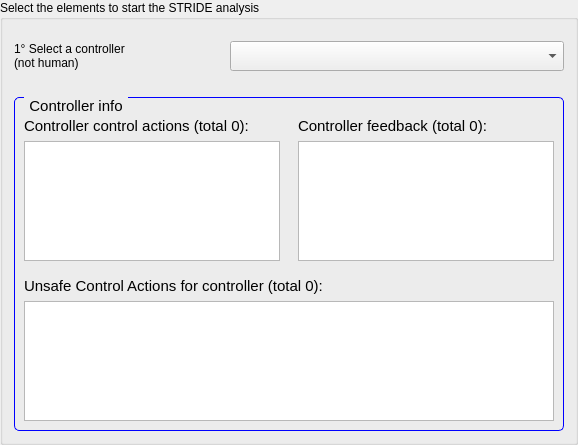
             <widget class="QGroupBox" name="groupBox_11">
              <property name="title">
               <string>Select the elements to start the STRIDE analysis</string>
              </property>
              <layout class="QGridLayout" name="gridLayout_46">
               <item row="0" column="0">
                <layout class="QHBoxLayout" name="horizontalLayout_81">
                 <property name="topMargin">
                  <number>10</number>
                 </property>
                 <item>
                  <widget class="QLabel" name="label_77">
                   <property name="minimumSize">
                    <size>
                     <width>210</width>
                     <height>0</height>
                    </size>
                   </property>
                   <property name="maximumSize">
                    <size>
                     <width>100</width>
                     <height>16777215</height>
                    </size>
                   </property>
                   <property name="text">
                    <string>1° Select a controller
(not human)</string>
                   </property>
                  </widget>
                 </item>
                 <item>
                  <widget class="QComboBox" name="combobox_stride_controller">
                   <property name="minimumSize">
                    <size>
                     <width>0</width>
                     <height>30</height>
                    </size>
                   </property>
                   <property name="focusPolicy">
                    <enum>Qt::TabFocus</enum>
                   </property>
                   <property name="contextMenuPolicy">
                    <enum>Qt::DefaultContextMenu</enum>
                   </property>
                   <property name="toolTip">
                    <string>This list contains all controllers that are NOT HUMAN</string>
                   </property>
                  </widget>
                 </item>
                </layout>
               </item>
               <item row="1" column="0">
                <layout class="QHBoxLayout" name="horizontalLayout_70">
                 <property name="topMargin">
                  <number>20</number>
                 </property>
                 <item>
                  <widget class="QGroupBox" name="groupBox_25">
                   <property name="styleSheet">
                    <string notr="true">QGroupBox {
    border: 1px solid blue;
    border-radius: 5px;
    margin-top: 0.5em;
    font-size: 15px;
}

QGroupBox::title {
    subcontrol-origin: margin;
    left: 10px;
    padding: 0 3px 0 3px;
}</string>
                   </property>
                   <property name="title">
                    <string>Controller info</string>
                   </property>
                   <layout class="QGridLayout" name="gridLayout_26">
                    <item row="0" column="0">
                     <layout class="QHBoxLayout" name="horizontalLayout_41">
                      <property name="topMargin">
                       <number>10</number>
                      </property>
                      <item>
                       <layout class="QVBoxLayout" name="verticalLayout_40">
                        <property name="rightMargin">
                         <number>6</number>
                        </property>
                        <item>
                         <widget class="QLabel" name="lbl_stride_act">
                          <property name="font">
                           <font>
                            <pointsize>11</pointsize>
                           </font>
                          </property>
                          <property name="text">
                           <string>Controller control actions (total 0):</string>
                          </property>
                         </widget>
                        </item>
                        <item>
                         <widget class="QListWidget" name="listwidget_stride_act">
                          <property name="minimumSize">
                           <size>
                            <width>0</width>
                            <height>120</height>
                           </size>
                          </property>
                          <property name="maximumSize">
                           <size>
                            <width>16777215</width>
                            <height>120</height>
                           </size>
                          </property>
                          <property name="font">
                           <font>
                            <pointsize>11</pointsize>
                           </font>
                          </property>
                          <property name="autoFillBackground">
                           <bool>false</bool>
                          </property>
                          <property name="alternatingRowColors">
                           <bool>true</bool>
                          </property>
                          <property name="wordWrap">
                           <bool>true</bool>
                          </property>
                         </widget>
                        </item>
                       </layout>
                      </item>
                      <item>
                       <layout class="QVBoxLayout" name="verticalLayout_41">
                        <property name="leftMargin">
                         <number>6</number>
                        </property>
                        <item>
                         <widget class="QLabel" name="lbl_stride_var">
                          <property name="font">
                           <font>
                            <pointsize>11</pointsize>
                           </font>
                          </property>
                          <property name="text">
                           <string>Controller feedback (total 0):</string>
                          </property>
                         </widget>
                        </item>
                        <item>
                         <widget class="QListWidget" name="listwidget_stride_var">
                          <property name="minimumSize">
                           <size>
                            <width>0</width>
                            <height>120</height>
                           </size>
                          </property>
                          <property name="maximumSize">
                           <size>
                            <width>16777215</width>
                            <height>120</height>
                           </size>
                          </property>
                          <property name="font">
                           <font>
                            <pointsize>11</pointsize>
                           </font>
                          </property>
                          <property name="alternatingRowColors">
                           <bool>true</bool>
                          </property>
                          <property name="wordWrap">
                           <bool>true</bool>
                          </property>
                         </widget>
                        </item>
                       </layout>
                      </item>
                     </layout>
                    </item>
                    <item row="1" column="0">
                     <layout class="QVBoxLayout" name="verticalLayout_16">
                      <property name="topMargin">
                       <number>10</number>
                      </property>
                      <item>
                       <widget class="QLabel" name="lbl_stride_uca">
                        <property name="font">
                         <font>
                          <pointsize>11</pointsize>
                         </font>
                        </property>
                        <property name="text">
                         <string>Unsafe Control Actions for controller (total 0):</string>
                        </property>
                       </widget>
                      </item>
                      <item>
                       <widget class="QListWidget" name="listwidget_stride_uca">
                        <property name="minimumSize">
                         <size>
                          <width>0</width>
                          <height>120</height>
                         </size>
                        </property>
                        <property name="maximumSize">
                         <size>
                          <width>16777215</width>
                          <height>120</height>
                         </size>
                        </property>
                        <property name="font">
                         <font>
                          <pointsize>11</pointsize>
                         </font>
                        </property>
                        <property name="autoFillBackground">
                         <bool>false</bool>
                        </property>
                        <property name="alternatingRowColors">
                         <bool>true</bool>
                        </property>
                        <property name="wordWrap">
                         <bool>true</bool>
                        </property>
                       </widget>
                      </item>
                     </layout>
                    </item>
                   </layout>
                  </widget>
                 </item>
                </layout>
               </item>
              </layout>
             </widget>
